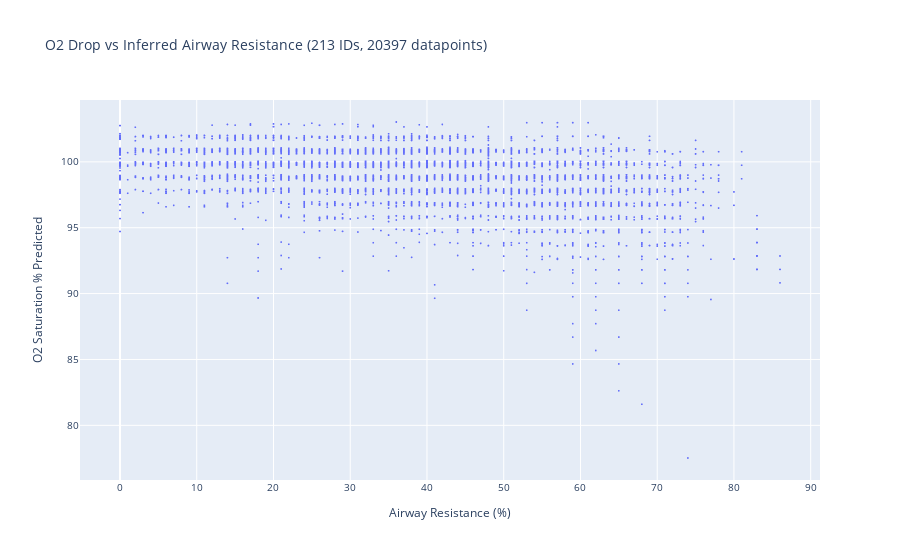

Source (notebook cell):
### Code cell
# Plot Airway resistance vs O2 drop
title = f"O2 Drop vs Inferred Airway Resistance ({df.ID.nunique()} IDs, {len(df)} datapoints)"
fig = px.scatter(
    df,
    x="Airway Resistance (%)",
    # y="Drop from Healthy O2 Saturation (%)",
    y="O2 Saturation % Predicted",
    title=title,
)
# Reduce marker size
fig.update_traces(marker=dict(size=2))
fig.update_layout(font=dict(size=10))
fig.show()
fig.write_image(f"{plotsdir}{title}.pdf")
# 100% is about 98 for females and 97.4 for males
# Hence, threshold at 95% => 3-3.5% drop in O2 Saturation => 96.5-97% O2 Saturation

### Figure 1 — Plotly figure (JSON) as saved in the notebook; plotly's stock layout.template omitted (floating-point values rounded to 4 significant figures; data arrays with more than 128 entries replaced by an {"elided": "..."} marker saying what was removed)
{"data": [{"hovertemplate": "Airway Resistance (%)=%{x}<br>O2 Saturation % Predicted=%{y}<extra></extra>", "legendgroup": "", "marker": {"color": "#636efa", "size": 2, "symbol": "circle"}, "mode": "markers", "name": "", "showlegend": false, "type": "scattergl", "x": {"elided": "20397 float values"}, "xaxis": "x", "y": {"elided": "20397 float values"}, "yaxis": "y"}], "layout": {"font": {"size": 10}, "legend": {"tracegroupgap": 0}, "title": {"text": "O2 Drop vs Inferred Airway Resistance (213 IDs, 20397 datapoints)"}, "xaxis": {"anchor": "y", "domain": [0, 1], "title": {"text": "Airway Resistance (%)"}}, "yaxis": {"anchor": "x", "domain": [0, 1], "title": {"text": "O2 Saturation % Predicted"}}}}
